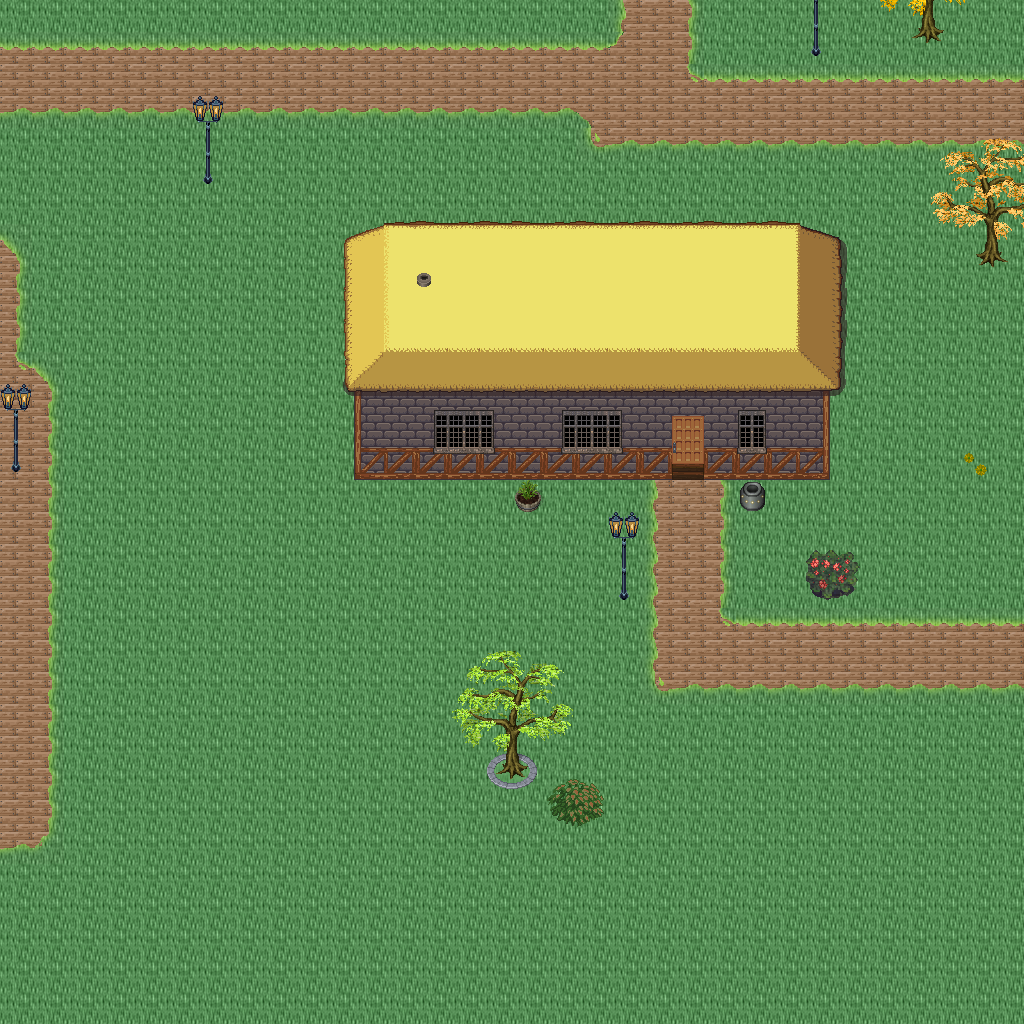

A 2D game scene composited from a Tiled map and its tileset images. What follows is a short description and the map's XML, with each tile layer's data collapsed to a summary:
An orthogonal 32x32 tile map with 32x32 px tiles, 5 tile layers (Ground, Objects, Objects2, Above, ...), 1 hidden layer not drawn, 55 tilesets.

<map version="1.10" tiledversion="1.11.0" orientation="orthogonal" renderorder="right-down" width="32" height="32" tilewidth="32" tileheight="32" infinite="0" nextlayerid="11" nextobjectid="1">
 <tileset firstgid="1" name="logic_collision" tilewidth="32" tileheight="32" tilecount="1" columns="1">
  <image source="../drawable/logic_collision.png" width="32" height="32" />
 </tileset>
 <tileset firstgid="2" name="ground_ground" tilewidth="32" tileheight="32" tilecount="33" columns="3">
  <image source="../drawable/ground_ground.png" width="96" height="352" />
 </tileset>
 <tileset firstgid="35" name="building_castle" tilewidth="32" tileheight="32" tilecount="320" columns="20">
  <image source="../drawable/building_castle.png" width="640" height="512" />
 </tileset>
 <tileset firstgid="355" name="item_weapon_cannon" tilewidth="32" tileheight="32" tilecount="12" columns="3">
  <image source="../drawable/item_weapon_cannon.png" width="96" height="128" />
 </tileset>
 <tileset firstgid="367" name="item_pot_barrels_1" tilewidth="32" tileheight="32" tilecount="8" columns="4">
  <image source="../drawable/item_pot_barrels_1.png" width="128" height="64" />
 </tileset>
 <tileset firstgid="375" name="building_door_door" tilewidth="32" tileheight="32" tilecount="6" columns="3">
  <image source="../drawable/building_door_door.png" width="96" height="64" />
 </tileset>
 <tileset firstgid="381" name="building_door_closed" tilewidth="32" tileheight="32" tilecount="1" columns="1">
  <image source="../drawable/building_door_closed.png" width="32" height="32" />
 </tileset>
 <tileset firstgid="382" name="building_window_window_centered" tilewidth="32" tileheight="32" tilecount="1" columns="1">
  <image source="../drawable/building_window_window_centered.png" width="32" height="32" />
 </tileset>
 <tileset firstgid="383" name="building_decoration_chimney_big" tilewidth="32" tileheight="32" tilecount="2" columns="1">
  <image source="../drawable/building_decoration_chimney_big.png" width="32" height="64" />
 </tileset>
 <tileset firstgid="385" name="ground_grass_edges" tilewidth="32" tileheight="32" tilecount="36" columns="12">
  <image source="../drawable/ground_grass_edges.png" width="384" height="96" />
 </tileset>
 <tileset firstgid="421" name="ground_grass_corners" tilewidth="32" tileheight="32" tilecount="24" columns="6">
  <image source="../drawable/ground_grass_corners.png" width="192" height="128" />
 </tileset>
 <tileset firstgid="445" name="plant_tree_fall_trees" tilewidth="32" tileheight="32" tilecount="40" columns="8">
  <image source="../drawable/plant_tree_fall_trees.png" width="256" height="160" />
 </tileset>
 <tileset firstgid="485" name="plant_tree_locust_tree" tilewidth="32" tileheight="32" tilecount="20" columns="4">
  <image source="../drawable/plant_tree_locust_tree.png" width="128" height="160" />
 </tileset>
 <tileset firstgid="505" name="furniture_chair_bench_white" tilewidth="32" tileheight="32" tilecount="8" columns="2">
  <image source="../drawable/furniture_chair_bench_white.png" width="64" height="128" />
 </tileset>
 <tileset firstgid="513" name="plant_flower_daisy_blue" tilewidth="32" tileheight="32" tilecount="8" columns="2">
  <image source="../drawable/plant_flower_daisy_blue.png" width="64" height="128" />
 </tileset>
 <tileset firstgid="521" name="plant_flower_daisy_red" tilewidth="32" tileheight="32" tilecount="8" columns="2">
  <image source="../drawable/plant_flower_daisy_red.png" width="64" height="128" />
 </tileset>
 <tileset firstgid="529" name="plant_flower_daisy_white" tilewidth="32" tileheight="32" tilecount="8" columns="2">
  <image source="../drawable/plant_flower_daisy_white.png" width="64" height="128" />
 </tileset>
 <tileset firstgid="537" name="plant_flower_daisy_yellow" tilewidth="32" tileheight="32" tilecount="8" columns="2">
  <image source="../drawable/plant_flower_daisy_yellow.png" width="64" height="128" />
 </tileset>
 <tileset firstgid="545" name="plant_flower_flower_bed_1" tilewidth="32" tileheight="32" tilecount="35" columns="7">
  <image source="../drawable/plant_flower_flower_bed_1.png" width="224" height="160" />
 </tileset>
 <tileset firstgid="580" name="plant_flower_planted_containers" tilewidth="32" tileheight="32" tilecount="16" columns="4">
  <image source="../drawable/plant_flower_planted_containers.png" width="128" height="128" />
 </tileset>
 <tileset firstgid="596" name="item_pot_pot_grey" tilewidth="32" tileheight="32" tilecount="1" columns="1">
  <image source="../drawable/item_pot_pot_grey.png" width="32" height="32" />
 </tileset>
 <tileset firstgid="597" name="item_pot_pot_burgundy" tilewidth="32" tileheight="32" tilecount="1" columns="1">
  <image source="../drawable/item_pot_pot_burgundy.png" width="32" height="32" />
 </tileset>
 <tileset firstgid="598" name="building_decoration_chimney" tilewidth="32" tileheight="32" tilecount="2" columns="1">
  <image source="../drawable/building_decoration_chimney.png" width="32" height="64" />
 </tileset>
 <tileset firstgid="600" name="furniture_light_lamp_blue" tilewidth="32" tileheight="32" tilecount="3" columns="1">
  <image source="../drawable/furniture_light_lamp_blue.png" width="32" height="96" />
 </tileset>
 <tileset firstgid="603" name="light_dim_light_7x5" tilewidth="32" tileheight="32" tilecount="35" columns="7">
  <image source="../drawable/light_dim_light_7x5.png" width="224" height="160" />
 </tileset>
 <tileset firstgid="638" name="logic_protection" tilewidth="32" tileheight="32" tilecount="2" columns="2">
  <image source="../drawable/logic_protection.png" width="64" height="32" />
 </tileset>
 <tileset firstgid="640" name="furniture_table_bazaar_table_1" tilewidth="32" tileheight="32" tilecount="4" columns="2">
  <image source="../drawable/furniture_table_bazaar_table_1.png" width="64" height="64" />
 </tileset>
 <tileset firstgid="644" name="furniture_table_bazaar_table_2" tilewidth="32" tileheight="32" tilecount="6" columns="2">
  <image source="../drawable/furniture_table_bazaar_table_2.png" width="64" height="96" />
 </tileset>
 <tileset firstgid="650" name="furniture_table_bazaar_table_3" tilewidth="32" tileheight="32" tilecount="6" columns="2">
  <image source="../drawable/furniture_table_bazaar_table_3.png" width="64" height="96" />
 </tileset>
 <tileset firstgid="656" name="furniture_table_bazaar_table_4" tilewidth="32" tileheight="32" tilecount="6" columns="2">
  <image source="../drawable/furniture_table_bazaar_table_4.png" width="64" height="96" />
 </tileset>
 <tileset firstgid="662" name="furniture_table_bazaar_table_5" tilewidth="32" tileheight="32" tilecount="6" columns="2">
  <image source="../drawable/furniture_table_bazaar_table_5.png" width="64" height="96" />
 </tileset>
 <tileset firstgid="668" name="furniture_table_flowers_on_bench2" tilewidth="32" tileheight="32" tilecount="6" columns="3">
  <image source="../drawable/furniture_table_flowers_on_bench2.png" width="96" height="64" />
 </tileset>
 <tileset firstgid="674" name="furniture_table_flowers_on_benches" tilewidth="32" tileheight="32" tilecount="10" columns="2">
  <image source="../drawable/furniture_table_flowers_on_benches.png" width="64" height="160" />
 </tileset>
 <tileset firstgid="684" name="furniture_table_vendors_table" tilewidth="32" tileheight="32" tilecount="35" columns="7">
  <image source="../drawable/furniture_table_vendors_table.png" width="224" height="160" />
 </tileset>
 <tileset firstgid="719" name="item_drink_bottles_and_cups" tilewidth="32" tileheight="32" tilecount="16" columns="4">
  <image source="../drawable/item_drink_bottles_and_cups.png" width="128" height="128" />
 </tileset>
 <tileset firstgid="735" name="item_drink_beers_and_flasks" tilewidth="32" tileheight="32" tilecount="12" columns="4">
  <image source="../drawable/item_drink_beers_and_flasks.png" width="128" height="96" />
 </tileset>
 <tileset firstgid="747" name="item_drink_casks" tilewidth="32" tileheight="32" tilecount="4" columns="2">
  <image source="../drawable/item_drink_casks.png" width="64" height="64" />
 </tileset>
 <tileset firstgid="751" name="item_food_meals_1" tilewidth="32" tileheight="32" tilecount="2" columns="2">
  <image source="../drawable/item_food_meals_1.png" width="64" height="32" />
 </tileset>
 <tileset firstgid="753" name="item_food_rustic_meals" tilewidth="32" tileheight="32" tilecount="2" columns="2">
  <image source="../drawable/item_food_rustic_meals.png" width="64" height="32" />
 </tileset>
 <tileset firstgid="755" name="item_household_food_preparation_2" tilewidth="32" tileheight="32" tilecount="4" columns="2">
  <image source="../drawable/item_household_food_preparation_2.png" width="64" height="64" />
 </tileset>
 <tileset firstgid="759" name="item_pot_barrels_2" tilewidth="32" tileheight="32" tilecount="8" columns="4">
  <image source="../drawable/item_pot_barrels_2.png" width="128" height="64" />
 </tileset>
 <tileset firstgid="767" name="item_pot_barrels_1" tilewidth="32" tileheight="32" tilecount="8" columns="4">
  <image source="../drawable/item_pot_barrels_1.png" width="128" height="64" />
 </tileset>
 <tileset firstgid="775" name="item_drink_olive_oil_vinegar" tilewidth="32" tileheight="32" tilecount="4" columns="2">
  <image source="../drawable/item_drink_olive_oil_vinegar.png" width="64" height="64" />
 </tileset>
 <tileset firstgid="779" name="ground_ground_3" tilewidth="32" tileheight="32" tilecount="5" columns="5">
  <image source="../drawable/ground_ground_3.png" width="160" height="32" />
 </tileset>
 <tileset firstgid="784" name="building_decoration_banner" tilewidth="32" tileheight="32" tilecount="12" columns="1">
  <image source="../drawable/building_decoration_banner.png" width="32" height="384" />
 </tileset>
 <tileset firstgid="796" name="building_cottage" tilewidth="32" tileheight="32" tilecount="256" columns="16">
  <image source="../drawable/building_cottage.png" width="512" height="512" />
 </tileset>
 <tileset firstgid="1052" name="building_roof_thatched_roof" tilewidth="32" tileheight="32" tilecount="256" columns="16">
  <image source="../drawable/building_roof_thatched_roof.png" width="512" height="512" />
 </tileset>
 <tileset firstgid="1308" name="building_door_doors" tilewidth="32" tileheight="32" tilecount="256" columns="16">
  <image source="../drawable/building_door_doors.png" width="512" height="512" />
 </tileset>
 <tileset firstgid="1564" name="building_window_windows" tilewidth="32" tileheight="32" tilecount="256" columns="16">
  <image source="../drawable/building_window_windows.png" width="512" height="512" />
 </tileset>
 <tileset firstgid="1820" name="logic_portal" tilewidth="32" tileheight="32" tilecount="24" columns="8">
  <image source="../drawable/logic_portal.png" width="256" height="96" />
 </tileset>
 <tileset firstgid="1844" name="plant_bush_leafy" tilewidth="32" tileheight="32" tilecount="48" columns="8">
  <image source="../drawable/plant_bush_leafy.png" width="256" height="192" />
 </tileset>
 <tileset firstgid="1892" name="plant_bushes_and_trees" tilewidth="32" tileheight="32" tilecount="144" columns="16">
  <image source="../drawable/plant_bushes_and_trees.png" width="512" height="289" />
 </tileset>
 <tileset firstgid="2036" name="plant_bush_berried" tilewidth="32" tileheight="32" tilecount="60" columns="5">
  <image source="../drawable/plant_bush_berried.png" width="160" height="384" />
 </tileset>
 <tileset firstgid="2096" name="plant_bush_fern" tilewidth="32" tileheight="32" tilecount="32" columns="8">
  <image source="../drawable/plant_bush_fern.png" width="256" height="128" />
 </tileset>
 <tileset firstgid="2128" name="plant_bush_bush_pinks" tilewidth="32" tileheight="32" tilecount="4" columns="2">
  <image source="../drawable/plant_bush_bush_pinks.png" width="64" height="64" />
 </tileset>
 <layer id="1" name="Ground" width="32" height="32">
  <data>[1024 cells, 1024 non-empty, 2 distinct tile ids]</data>
 </layer>
 <layer id="2" name="Objects" width="32" height="32">
  <data>[1024 cells, 177 non-empty, 31 distinct tile ids]</data>
 </layer>
 <layer id="3" name="Objects2" width="32" height="32">
  <data>[1024 cells, 29 non-empty, 17 distinct tile ids]</data>
 </layer>
 <layer id="4" name="Above" width="32" height="32">
  <data>[1024 cells, 158 non-empty, 67 distinct tile ids]</data>
 </layer>
 <layer id="5" name="Above2" width="32" height="32">
  <data>[1024 cells, 1 non-empty, 1 distinct tile ids]</data>
 </layer>
 <layer id="6" name="Walkable" width="32" height="32" visible="0">
  <data>[1024 cells, 106 non-empty, 1 distinct tile ids]</data>
 </layer>
 <objectgroup id="7" name="Mapevents" />
 <objectgroup id="8" name="Spawn" />
 <objectgroup id="9" name="Keys" />
 <objectgroup id="10" name="Replace" />
</map>
